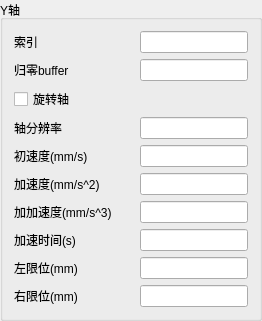
             <widget class="QGroupBox" name="groupBox_MotionControlY">
              <property name="title">
               <string>Y轴</string>
              </property>
              <layout class="QFormLayout" name="formLayout_33">
               <property name="fieldGrowthPolicy">
                <enum>QFormLayout::AllNonFixedFieldsGrow</enum>
               </property>
               <item row="0" column="0">
                <widget class="QLabel" name="label_229">
                 <property name="sizePolicy">
                  <sizepolicy hsizetype="Expanding" vsizetype="Expanding">
                   <horstretch>0</horstretch>
                   <verstretch>0</verstretch>
                  </sizepolicy>
                 </property>
                 <property name="minimumSize">
                  <size>
                   <width>120</width>
                   <height>20</height>
                  </size>
                 </property>
                 <property name="text">
                  <string>索引</string>
                 </property>
                </widget>
               </item>
               <item row="0" column="1">
                <widget class="QLineEdit" name="lineEdit_MotionControlY_YIndex">
                 <property name="minimumSize">
                  <size>
                   <width>80</width>
                   <height>20</height>
                  </size>
                 </property>
                </widget>
               </item>
               <item row="1" column="0">
                <widget class="QLabel" name="label_MotionControlY_YHomeBuffer">
                 <property name="minimumSize">
                  <size>
                   <width>0</width>
                   <height>20</height>
                  </size>
                 </property>
                 <property name="text">
                  <string>归零buffer</string>
                 </property>
                </widget>
               </item>
               <item row="1" column="1">
                <widget class="QLineEdit" name="lineEdit_MotionControlY_YHomeBuffer">
                 <property name="minimumSize">
                  <size>
                   <width>80</width>
                   <height>20</height>
                  </size>
                 </property>
                </widget>
               </item>
               <item row="2" column="0">
                <widget class="QCheckBox" name="checkBox_MotionControlY_YRotation">
                 <property name="minimumSize">
                  <size>
                   <width>0</width>
                   <height>20</height>
                  </size>
                 </property>
                 <property name="text">
                  <string>旋转轴</string>
                 </property>
                </widget>
               </item>
               <item row="3" column="0">
                <widget class="QLabel" name="label_231">
                 <property name="minimumSize">
                  <size>
                   <width>0</width>
                   <height>20</height>
                  </size>
                 </property>
                 <property name="text">
                  <string>轴分辨率</string>
                 </property>
                </widget>
               </item>
               <item row="3" column="1">
                <widget class="QLineEdit" name="lineEdit_MotionControlY_YResolution">
                 <property name="minimumSize">
                  <size>
                   <width>80</width>
                   <height>20</height>
                  </size>
                 </property>
                </widget>
               </item>
               <item row="4" column="0">
                <widget class="QLabel" name="label_MotionControlY_YStartVel">
                 <property name="minimumSize">
                  <size>
                   <width>0</width>
                   <height>20</height>
                  </size>
                 </property>
                 <property name="text">
                  <string>初速度(mm/s)</string>
                 </property>
                </widget>
               </item>
               <item row="4" column="1">
                <widget class="QLineEdit" name="lineEdit_MotionControlY_YStartVel">
                 <property name="minimumSize">
                  <size>
                   <width>80</width>
                   <height>20</height>
                  </size>
                 </property>
                </widget>
               </item>
               <item row="5" column="0">
                <widget class="QLabel" name="label_MotionControlY_YAcc">
                 <property name="minimumSize">
                  <size>
                   <width>0</width>
                   <height>20</height>
                  </size>
                 </property>
                 <property name="text">
                  <string>加速度(mm/s^2)</string>
                 </property>
                </widget>
               </item>
               <item row="5" column="1">
                <widget class="QLineEdit" name="lineEdit_MotionControlY_YAcc">
                 <property name="minimumSize">
                  <size>
                   <width>80</width>
                   <height>20</height>
                  </size>
                 </property>
                </widget>
               </item>
               <item row="6" column="0">
                <widget class="QLabel" name="label_MotionControlY_YJerk">
                 <property name="minimumSize">
                  <size>
                   <width>0</width>
                   <height>20</height>
                  </size>
                 </property>
                 <property name="text">
                  <string>加加速度(mm/s^3)</string>
                 </property>
                </widget>
               </item>
               <item row="6" column="1">
                <widget class="QLineEdit" name="lineEdit_MotionControlY_YJerk">
                 <property name="minimumSize">
                  <size>
                   <width>80</width>
                   <height>20</height>
                  </size>
                 </property>
                </widget>
               </item>
               <item row="7" column="0">
                <widget class="QLabel" name="label_MotionControlY_YTime">
                 <property name="minimumSize">
                  <size>
                   <width>0</width>
                   <height>20</height>
                  </size>
                 </property>
                 <property name="text">
                  <string>加速时间(s)</string>
                 </property>
                </widget>
               </item>
               <item row="7" column="1">
                <widget class="QLineEdit" name="lineEdit_MotionControlY_YTime">
                 <property name="minimumSize">
                  <size>
                   <width>80</width>
                   <height>20</height>
                  </size>
                 </property>
                </widget>
               </item>
               <item row="8" column="0">
                <widget class="QLabel" name="label_236">
                 <property name="minimumSize">
                  <size>
                   <width>0</width>
                   <height>20</height>
                  </size>
                 </property>
                 <property name="text">
                  <string>左限位(mm)</string>
                 </property>
                </widget>
               </item>
               <item row="8" column="1">
                <widget class="QLineEdit" name="lineEdit_MotionControlY_YLeftLimit">
                 <property name="minimumSize">
                  <size>
                   <width>80</width>
                   <height>20</height>
                  </size>
                 </property>
                </widget>
               </item>
               <item row="9" column="0">
                <widget class="QLabel" name="label_237">
                 <property name="minimumSize">
                  <size>
                   <width>0</width>
                   <height>20</height>
                  </size>
                 </property>
                 <property name="text">
                  <string>右限位(mm)</string>
                 </property>
                </widget>
               </item>
               <item row="9" column="1">
                <widget class="QLineEdit" name="lineEdit_MotionControlY_YRightLimit">
                 <property name="minimumSize">
                  <size>
                   <width>80</width>
                   <height>20</height>
                  </size>
                 </property>
                 <property name="text">
                  <string/>
                 </property>
                </widget>
               </item>
              </layout>
             </widget>
